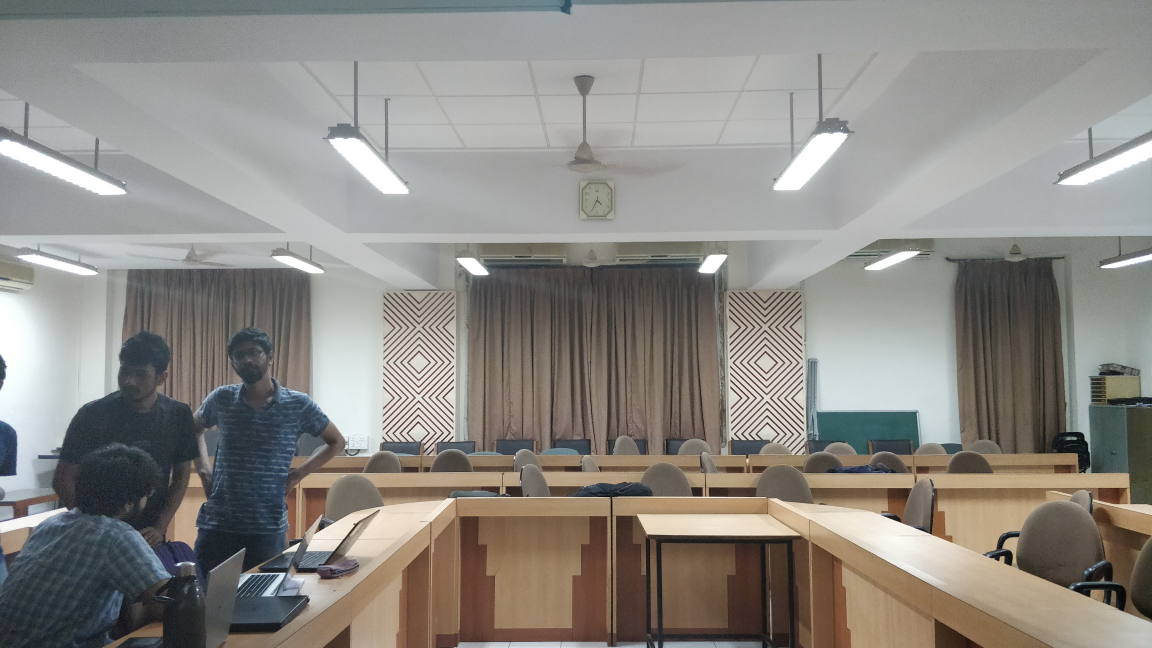
#> input picture temp/w1.jpg, 4608 x 2592 px (shown at 1/4 size); its folder holds 4 pictures in this run
$ python final.py
#> lines starting #> are read from the running program, lines starting #| are printed output that depends on the picture
### matchers.py
import cv2
import numpy as np
import matplotlib.pyplot as plt

class matchers:
	def __init__(self, img_arr=None):
		self.surf = cv2.xfeatures2d.SURF_create()
		FLANN_INDEX_KDTREE = 0
		index_params = dict(algorithm=0, trees=5)
		search_params = dict(checks=50)
		self.flann = cv2.FlannBasedMatcher(index_params, search_params)
		self.img_arr = img_arr

	def gradient2d(self, i1):
		return np.outer(self.gradient1d(i1.shape[0]), self.gradient1d(i1.shape[1]))

	# [163 lines left out: functions gradient1d, bestM_Matches, match, getSURFFeatures, featuresInMask, plotMatches, not called in this run]

		# plt.imshow(img3, 'gray'),plt.show()

### final.py
import numpy as np
import cv2
import os
import sys
from matchers import matchers
import time
import stitch

def load_images_from_folder(folder):
#> called with folder = 'temp'
	images = []
	for filename in sorted(os.listdir(folder)):
		img = cv2.resize(cv2.imread(os.path.join(folder,filename)),(480, 320))
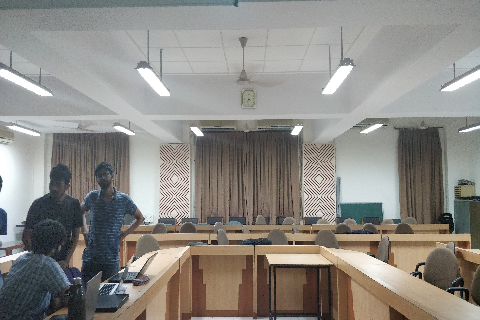
#> img: shape (320, 480, 3); mean B, G, R 132.4, 137.5, 140.4
		if img is not None:
			images.append(img)
#> pass 2 of the loop in load_images_from_folder, `for filename in sorted(os.listdir(folder)):`:
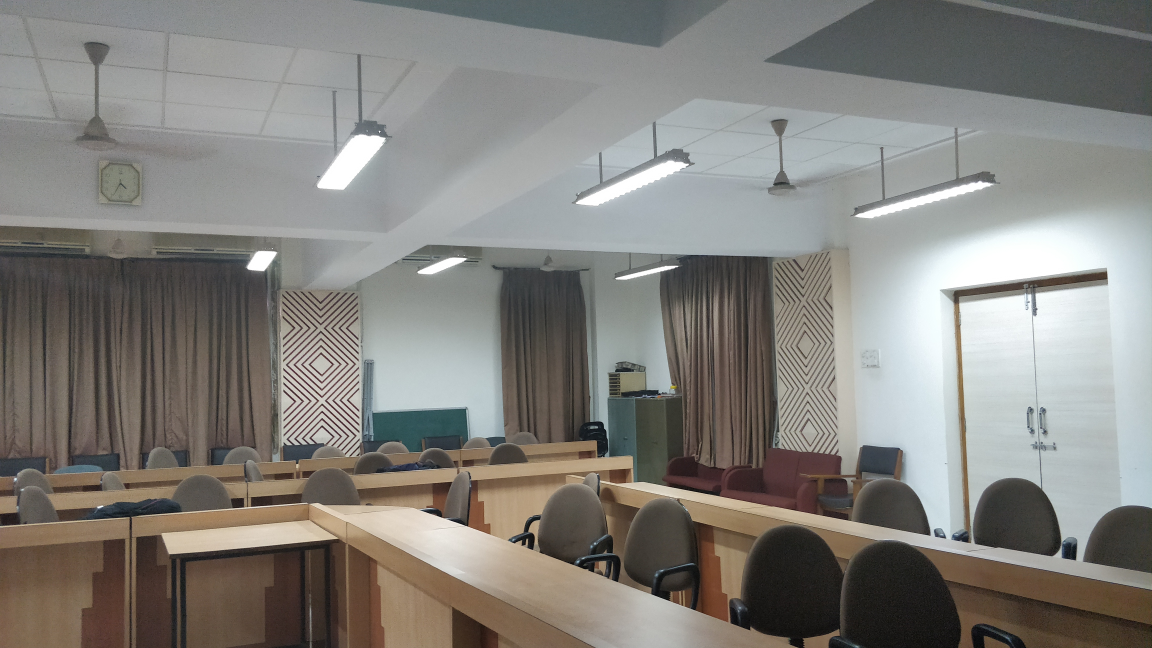
#> input picture temp/w2.jpg, 4608 x 2592 px (shown at 1/4 size)
#> in load_images_from_folder, `img = cv2.resize(cv2.imread(os.path.join(folder,filename)),(480, 320))`:
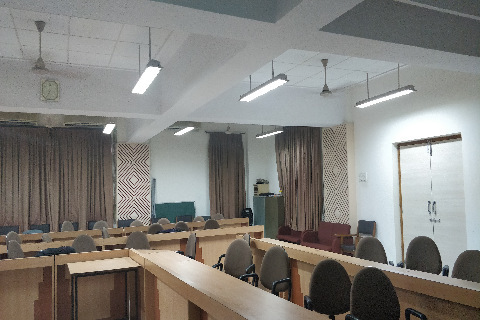
#> img: shape (320, 480, 3); mean B, G, R 124.2, 128.9, 131
#> pass 3 of the loop in load_images_from_folder, `for filename in sorted(os.listdir(folder)):`:
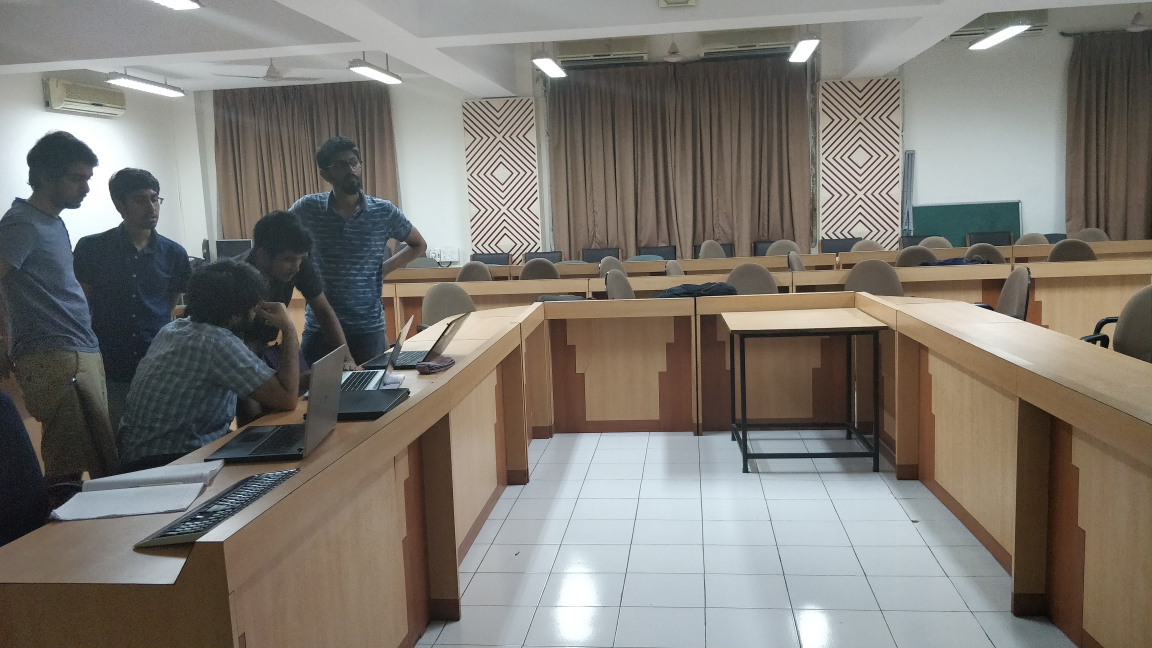
#> input picture temp/w3.jpg, 4608 x 2592 px (shown at 1/4 size)
#> in load_images_from_folder, `img = cv2.resize(cv2.imread(os.path.join(folder,filename)),(480, 320))`:
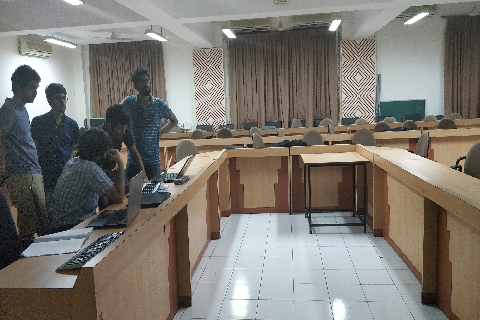
#> img: shape (320, 480, 3); mean B, G, R 114, 120.7, 124.9
#> the loop made 4 passes; the first 3 are shown
	return images

def getFeatures(matcher_obj, arr):
	imageFeatureSet = []
	for each in arr:
		imageFeatureSet.append( matcher_obj.getSURFFeatures(each) )
	return imageFeatureSet

folder_name = 'temp'
img_arr = load_images_from_folder(folder_name)
print("number of images",len(img_arr))
#> (the run stopped early here; a loop or call above may not have finished)
